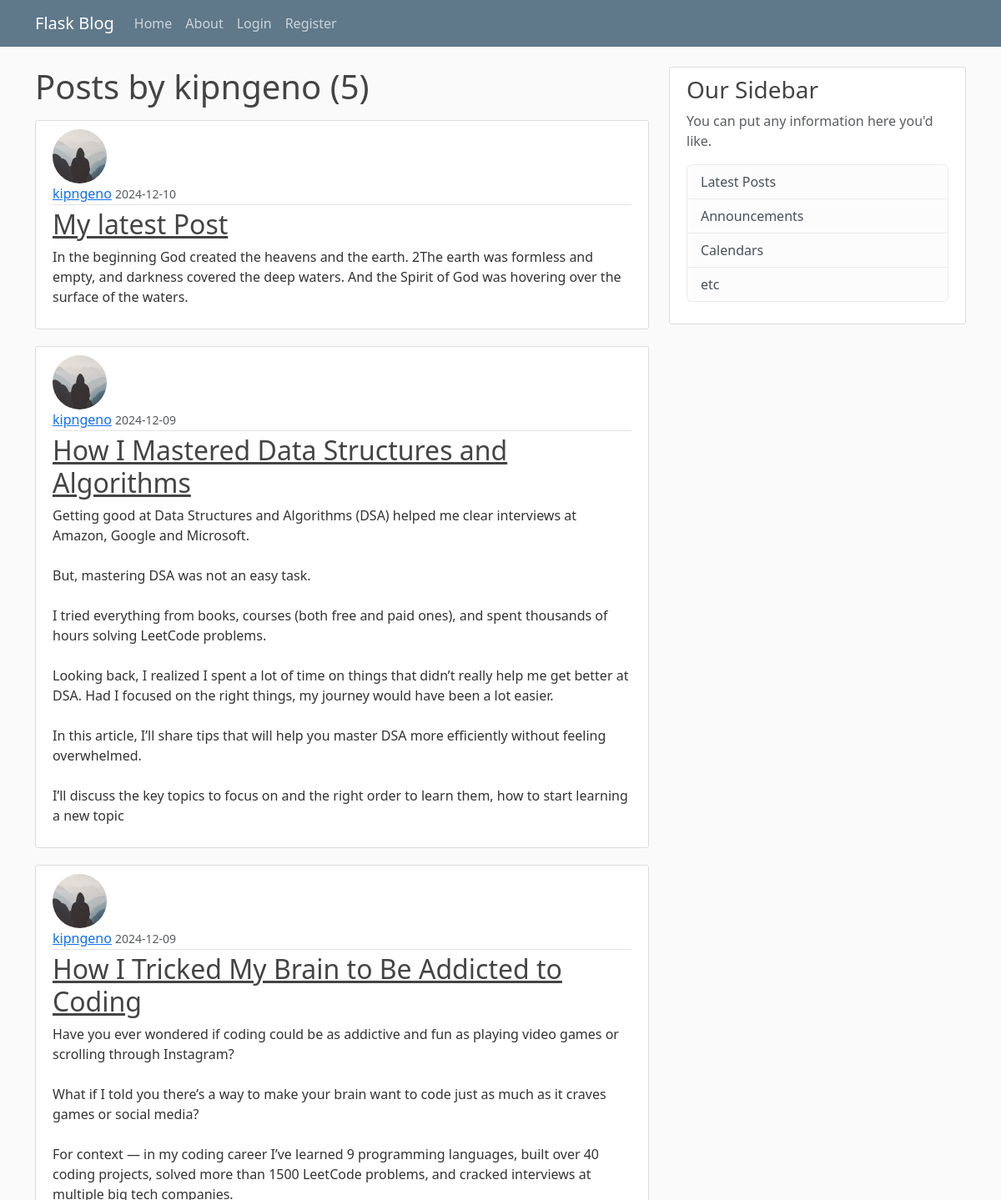
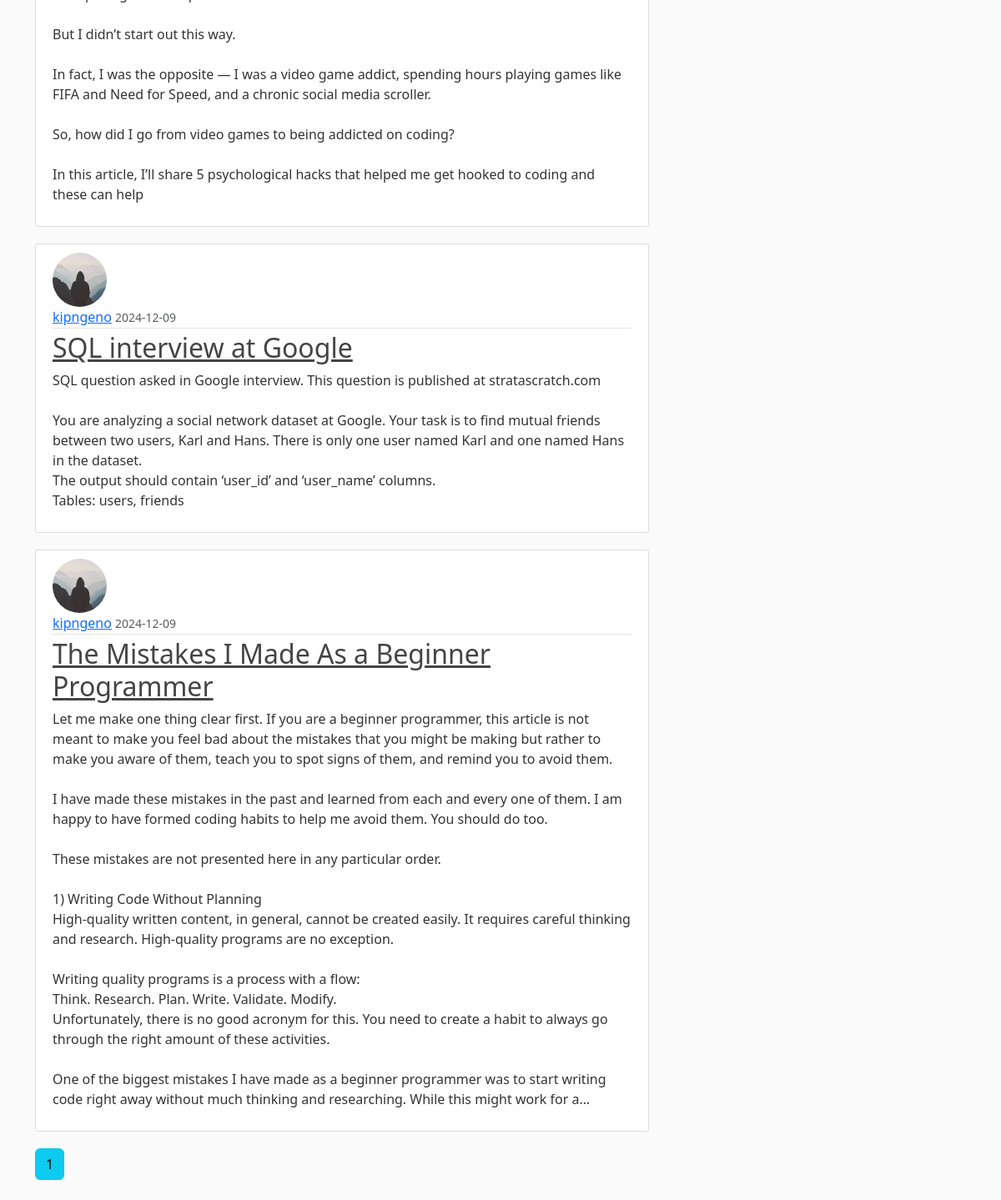
The app's page /user/kipngeno with its own data (2 pictures, top to bottom).
### flaskblog/models.py (models this page shows, shortened)
class User(db.Model, UserMixin):
  id = db.Column(db.Integer, primary_key=True)
  username = db.Column(db.String(20), unique=True, nullable=False)
  email = db.Column(db.String(120), unique=True, nullable=False)
  image_file = db.Column(db.String(20), nullable=False, default='default.jpg')
  password = db.Column(db.String(60), nullable=False)
  posts = db.relationship('Post', backref='author', lazy=True)

class Post(db.Model):
  id = db.Column(db.Integer, primary_key=True)
  title = db.Column(db.String(100), nullable=False)
  date_posted = db.Column(db.DateTime, nullable=False, default=datetime.utcnow)
  content = db.Column(db.Text, nullable=False)
  user_id = db.Column(db.Integer, db.ForeignKey('user.id'), nullable=False)

### flaskblog/routes.py (the view)
@app.route("/user/<string:username>")
def user_posts(username):
  page = request.args.get('page', 1, type=int)
  user = User.query.filter_by(username=username).first_or_404()
  posts = Post.query.filter_by(author=user).order_by(Post.date_posted.desc()).paginate(page=page, per_page=5)
  return render_template('user_posts.html', posts=posts, user=user)

### flaskblog/templates/user_posts.html
{% extends "layouts.html" %}
{% block content %}
  <h1 class="mb-3">Posts by {{ user.username }} ({{ posts.total }})</h1>
  {% for post in posts.items %}
  <article class="media content-section">
    <img class="rounded-circle article-img" src="{{ url_for('static', filename='profile_pics/' + post.author.image_file) }}">
    <div class="media-body">
      <div class="article-metadata">
        <a class="mr-2" href="{{ url_for('user_posts', username=post.author.username) }}">{{ post.author.username }}</a>
        <small class="text-muted">{{ post.date_posted.strftime('%Y-%m-%d') }}</small>
      </div>
      <h2><a class="article-title" href="{{ url_for('post', post_id=post.id) }}">{{ post.title }}</a></h2>
      <p class="article-content">{{ post.content }}</p>
    </div>
  </article>
  {% endfor %}
  {% for page_num in posts.iter_pages(left_edge=1, right_edge=1, left_current=1, right_current=2) %}
    {% if page_num %}
      {% if posts.page == page_num %}
        <a class="btn btn-info mb-4" href="{{ url_for('user_posts', username=user.username, page=page_num) }}">{{ page_num }}</a>
      {% else %}
        <a class="btn btn-outline-info mb-4" href="{{ url_for('user_posts', username=user.username, page=page_num) }}">{{ page_num }}</a>
      {% endif %}
    {% else %}
      ...
    {% endif %}
  {% endfor %}
{% endblock content%}

### flaskblog/static/main.css (style rules this page uses)
body { background: #fafafa; color: #333333; margin-top: 5rem; }
h1, h2, h3, h4, h5, h6 { color: #444444; }
.content-section { background: #ffffff; padding: 10px 20px; border: 1px solid #dddddd; border-radius: 3px; margin-bottom: 20px; }
.article-title { color: #444444; }
.article-content { white-space: pre-line; }
.article-img { height: 65px; width: 65px; margin-right: 16px; }
.article-metadata { padding-bottom: 1px; margin-bottom: 4px; border-bottom: 1px solid #e3e3e3 }

### records on screen
User: username "kipngeno"
Post: image_file (placeholder picture), author.username "kipngeno", date_posted "2024-12-10", title "My latest Post", content "In the beginning God created the heavens and the earth. 2The earth was formless and empty, and darkness covered the deep waters. And the Spirit of God was hovering over the surface of the waters."
Post: image_file (placeholder picture), author.username "kipngeno", date_posted "2024-12-09", title "How I Mastered Data Structures and Algorithms", content "Getting good at Data Structures and Algorithms (DSA) helped me clear interviews at Amazon, Google and Microsoft. But, mastering DSA was not an easy task. I tried everything from books, courses (both free and paid ones), and spent thousands of hours solving LeetCode problems. Looking back, I realized I spent a lot of time on things that didn’t really help me get better at DSA. Had I focused on the right things, my journey would have been a lot easier. In this article, I’ll share tips that will help you master DSA more efficiently without feeling overwhelmed. I’ll discuss the key topics to focus on and the right order to learn them, how to start learning a new topic"
Post: image_file (placeholder picture), author.username "kipngeno", date_posted "2024-12-09", title "How I Tricked My Brain to Be Addicted to Coding", content "Have you ever wondered if coding could be as addictive and fun as playing video games or scrolling through Instagram? What if I told you there’s a way to make your brain want to code just as much as it craves games or social media? For context — in my coding career I’ve learned 9 programming languages, built over 40 coding projects, solved more than 1500 LeetCode problems, and cracked interviews at multiple big tech companies. But I didn’t start out this way. In fact, I was the opposite — I was a video game addict, spending hours playing games like FIFA and Need for Speed, and a chronic social media scroller. So, how did I go from video games to being addicted on coding? In this article,…"
Post: image_file (placeholder picture), author.username "kipngeno", date_posted "2024-12-09", title "SQL interview at Google", content "SQL question asked in Google interview. This question is published at stratascratch.com You are analyzing a social network dataset at Google. Your task is to find mutual friends between two users, Karl and Hans. There is only one user named Karl and one named Hans in the dataset. The output should contain ‘user_id’ and ‘user_name’ columns. Tables: users, friends"
Post: image_file (placeholder picture), author.username "kipngeno", date_posted "2024-12-09", title "The Mistakes I Made As a Beginner Programmer", content "Let me make one thing clear first. If you are a beginner programmer, this article is not meant to make you feel bad about the mistakes that you might be making but rather to make you aware of them, teach you to spot signs of them, and remind you to avoid them. I have made these mistakes in the past and learned from each and every one of them. I am happy to have formed coding habits to help me avoid them. You should do too. These mistakes are not presented here in any particular order. 1) Writing Code Without Planning High-quality written content, in general, cannot be created easily. It requires careful thinking and research. High-quality programs are no exception. Writing quality programs…"

### other values on screen
{{ posts.total }} "5"
{{ page_num }} "1"
